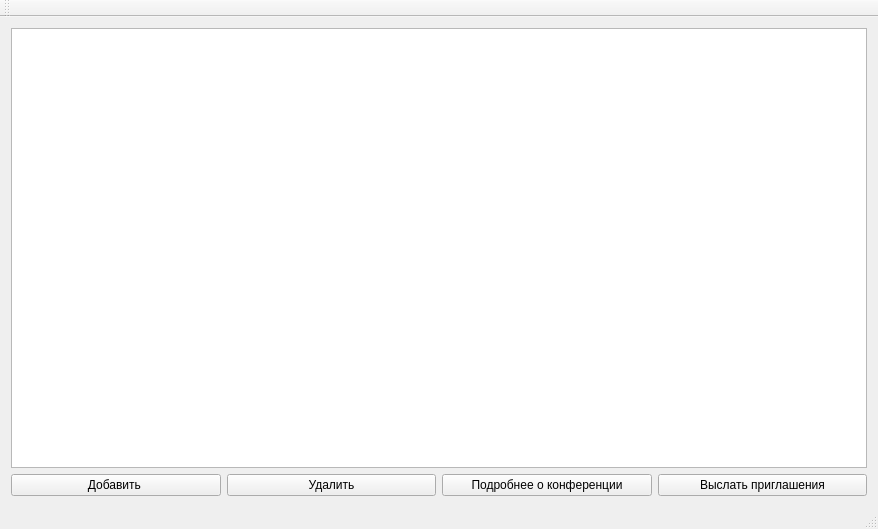
<?xml version="1.0" encoding="UTF-8"?>
<ui version="4.0">
 <class>MainWindow</class>
 <widget class="QMainWindow" name="MainWindow">
  <property name="geometry">
   <rect>
    <x>0</x>
    <y>0</y>
    <width>878</width>
    <height>529</height>
   </rect>
  </property>
  <property name="windowTitle">
   <string>MainWindow</string>
  </property>
  <widget class="QWidget" name="centralWidget">
   <layout class="QVBoxLayout" name="verticalLayout">
    <item>
     <widget class="QTableView" name="scheduleTableView"/>
    </item>
    <item>
     <layout class="QHBoxLayout" name="horizontalLayout">
      <item>
       <widget class="QPushButton" name="pushButton_2">
        <property name="text">
         <string>Добавить </string>
        </property>
       </widget>
      </item>
      <item>
       <widget class="QPushButton" name="pushButton">
        <property name="text">
         <string>Удалить</string>
        </property>
       </widget>
      </item>
      <item>
       <widget class="QPushButton" name="pushButton_3">
        <property name="text">
         <string>Подробнее о конференции</string>
        </property>
       </widget>
      </item>
      <item>
       <widget class="QPushButton" name="pushButton_4">
        <property name="text">
         <string>Выслать приглашения</string>
        </property>
       </widget>
      </item>
     </layout>
    </item>
   </layout>
  </widget>
  <widget class="QMenuBar" name="menuBar">
   <property name="geometry">
    <rect>
     <x>0</x>
     <y>0</y>
     <width>878</width>
     <height>26</height>
    </rect>
   </property>
  </widget>
  <widget class="QToolBar" name="mainToolBar">
   <attribute name="toolBarArea">
    <enum>TopToolBarArea</enum>
   </attribute>
   <attribute name="toolBarBreak">
    <bool>false</bool>
   </attribute>
  </widget>
  <widget class="QStatusBar" name="statusBar"/>
 </widget>
 <layoutdefault spacing="6" margin="11"/>
 <resources/>
 <connections/>
</ui>
